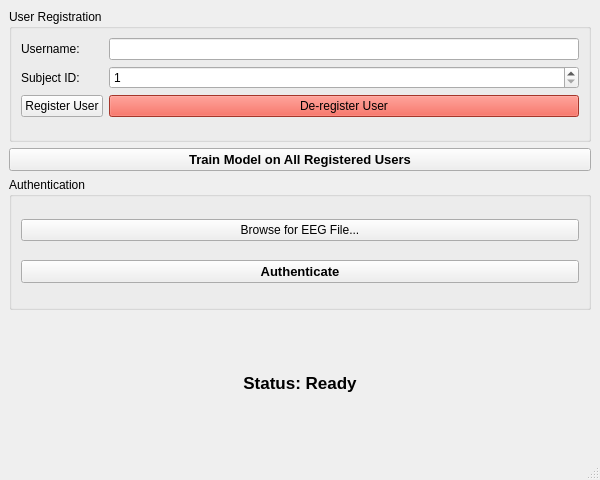
<?xml version="1.0" encoding="UTF-8"?>
<ui version="4.0">
 <class>MainWindow</class>
 <widget class="QMainWindow" name="MainWindow">
  <property name="geometry">
   <rect>
    <x>0</x>
    <y>0</y>
    <width>600</width>
    <height>480</height>
   </rect>
  </property>
  <property name="windowTitle">
   <string>🧠 EEG Biometric Authentication System</string>
  </property>
  <widget class="QWidget" name="centralwidget">
   <layout class="QVBoxLayout" name="verticalLayout">
    <item>
     <widget class="QGroupBox" name="groupBox">
      <property name="title">
       <string>User Registration</string>
      </property>
      <layout class="QFormLayout" name="formLayout">
       <item row="0" column="0">
        <widget class="QLabel" name="label">
         <property name="text">
          <string>Username:</string>
         </property>
        </widget>
       </item>
       <item row="0" column="1">
        <widget class="QLineEdit" name="UsernameLineEdit"/>
       </item>
       <item row="1" column="0">
        <widget class="QLabel" name="label_2">
         <property name="text">
          <string>Subject ID:</string>
         </property>
        </widget>
       </item>
       <item row="1" column="1">
        <widget class="QSpinBox" name="SubjectIDSpinBox">
         <property name="minimum">
          <number>1</number>
         </property>
         <property name="maximum">
          <number>20</number>
         </property>
        </widget>
       </item>
       <item row="2" column="0">
        <widget class="QPushButton" name="RegisterButton">
         <property name="text">
          <string>Register User</string>
         </property>
        </widget>
       </item>
       <item row="2" column="1">
        <widget class="QPushButton" name="DeregisterButton">
         <property name="text">
          <string>De-register User</string>
         </property>
         <property name="styleSheet">
          <string>QPushButton { background-color: #e74c3c; }
QPushButton:hover { background-color: #c0392b; }</string>
         </property>
        </widget>
       </item>
      </layout>
     </widget>
    </item>
    <item>
     <widget class="QPushButton" name="TrainButton">
      <property name="font">
       <font>
        <pointsize>10</pointsize>
        <weight>75</weight>
        <bold>true</bold>
       </font>
      </property>
      <property name="text">
       <string>Train Model on All Registered Users</string>
      </property>
     </widget>
    </item>
    <item>
     <widget class="QGroupBox" name="groupBox_2">
      <property name="title">
       <string>Authentication</string>
      </property>
      <layout class="QGridLayout" name="gridLayout">
       <item row="0" column="0" colspan="2">
        <widget class="QPushButton" name="BrowseButton">
         <property name="text">
          <string>Browse for EEG File...</string>
         </property>
        </widget>
       </item>
       <item row="1" column="0" colspan="2">
        <widget class="QPushButton" name="AuthenticateButton">
         <property name="font">
          <font>
           <pointsize>10</pointsize>
           <weight>75</weight>
           <bold>true</bold>
          </font>
         </property>
         <property name="text">
          <string>Authenticate</string>
         </property>
        </widget>
       </item>
      </layout>
     </widget>
    </item>
    <item>
     <widget class="QLabel" name="StatusLabel">
      <property name="font">
       <font>
        <pointsize>13</pointsize>
        <weight>75</weight>
        <bold>true</bold>
       </font>
      </property>
      <property name="text">
       <string>Status: Ready</string>
      </property>
      <property name="alignment">
       <set>Qt::AlignCenter</set>
      </property>
      <property name="minimumSize">
       <size>
        <width>0</width>
        <height>45</height>
       </size>
      </property>
     </widget>
    </item>
   </layout>
  </widget>
  <widget class="QStatusBar" name="statusbar"/>
 </widget>
 <resources/>
 <connections/>
</ui>
